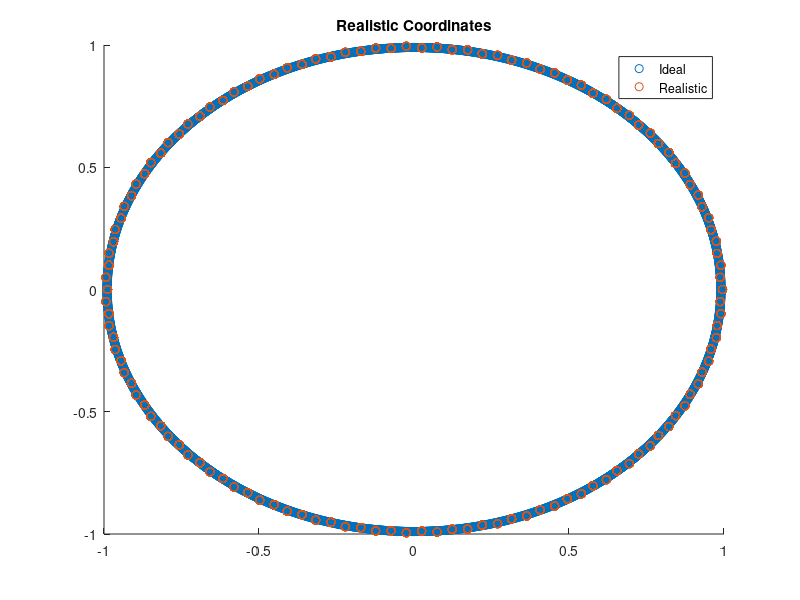

Reproduce this figure in MATLAB.
circle_radius = 0.99;
bit_length = 12;
division_ratio = 0.5;

phase = linspace(0, 2*pi, 2^bit_length);
achievable_phase = linspace(0, 2*pi, 64);
%continuous_phase = linspace(0, 2*pi, 1000000);
point_coordinates = zeros(2^bit_length, 2);

for i = 1:1:2^bit_length
    point_coordinates(i, 1) = circle_radius * cos(phase(i));
    point_coordinates(i, 2) = circle_radius * sin(phase(i));
end

%scatter(point_coordinates(:, 1), point_coordinates(:, 2))


L1 = division_ratio;
L2 = 1 - division_ratio;
X = point_coordinates(:, 1);
Y = point_coordinates(:, 2);

vector1_ideal_phase = zeros(2^bit_length, 1);
vector2_ideal_phase = zeros(2^bit_length, 1);

for i = 1:1:2^bit_length
    if Y(i, 1) >= 0
        vector1_ideal_phase(i, 1) = acos((L1^2 + X(i, 1)^2 + Y(i, 1)^2 - L2^2)/(2*L1*sqrt(X(i, 1)^2 + Y(i, 1)^2))) + acos(X(i, 1)/(sqrt(X(i, 1)^2 + Y(i, 1)^2)));
        vector2_ideal_phase(i, 1) = -1 * (pi - acos((L1^2 - X(i, 1)^2 - Y(i, 1)^2 + L2^2)/(2*L1*L2)) - vector1_ideal_phase(i, 1));
    else
        vector1_ideal_phase(i, 1) = pi + acos((L1^2 + X(i, 1)^2 + Y(i, 1)^2 - L2^2)/(2*L1*sqrt(X(i, 1)^2 + Y(i, 1)^2))) + acos(-1 * X(i, 1)/(sqrt(X(i, 1)^2 + Y(i, 1)^2)));
        vector2_ideal_phase(i, 1) = pi + (-1 * (pi - acos((L1^2 - X(i, 1)^2 - Y(i, 1)^2 + L2^2)/(2*L1*L2)) - vector1_ideal_phase(i, 1) + pi));
    end

    if vector1_ideal_phase(i, 1) < 0
        vector1_ideal_phase(i, 1) = vector1_ideal_phase(i, 1) + 2*pi;
    end

    if vector2_ideal_phase(i, 1) < 0
        vector2_ideal_phase(i, 1) = vector2_ideal_phase(i, 1) + 2*pi;
    end

    if vector1_ideal_phase(i, 1) > 2*pi
        vector1_ideal_phase(i, 1) = vector1_ideal_phase(i, 1) - 2*pi;
    end

    if vector2_ideal_phase(i, 1) > 2*pi
        vector2_ideal_phase(i, 1) = vector2_ideal_phase(i, 1) - 2*pi;
    end

end

ideal_coordinates = zeros(2^bit_length, 2);

for i = 1:1:2^bit_length
    ideal_coordinates(i, 1) = L1 * cos(vector1_ideal_phase(i, 1)) + L2 * cos(vector2_ideal_phase(i, 1));
    ideal_coordinates(i, 2) = L1 * sin(vector1_ideal_phase(i, 1)) + L2 * sin(vector2_ideal_phase(i, 1));
end

figure;
ideal = scatter(ideal_coordinates(:, 1), ideal_coordinates(:, 2));
hold on

vector1_phase_distance = zeros(64, 1);
vector2_phase_distance = zeros(64, 1);

vector1_phase = zeros(2^bit_length, 1);
vector2_phase = zeros(2^bit_length, 1);

for i=1:1:2^bit_length
vector1_phase_distance(:, 1) = abs(achievable_phase - vector1_ideal_phase(i, 1));
index = find(vector1_phase_distance == min(vector1_phase_distance));
vector1_phase(i, 1) = achievable_phase(index);

vector2_phase_distance(:, 1) = abs(achievable_phase - vector2_ideal_phase(i, 1));
index = find(vector2_phase_distance == min(vector2_phase_distance));
vector2_phase(i, 1) = achievable_phase(index);
end

coordinates = zeros(2^bit_length, 2);

for i = 1:1:2^bit_length
    coordinates(i, 1) = L1 * cos(vector1_phase(i, 1)) + L2 * cos(vector2_phase(i, 1));
    coordinates(i, 2) = L1 * sin(vector1_phase(i, 1)) + L2 * sin(vector2_phase(i, 1));
end


real = scatter(coordinates(:, 1), coordinates(:, 2));
hold off
legend([ideal, real], "Ideal", "Realistic");
title("Realistic Coordinates")

vector_phase = zeros(2^bit_length, 2);
vector_phase(:, 1) = vector1_phase;
vector_phase(:, 2) = vector2_phase;

